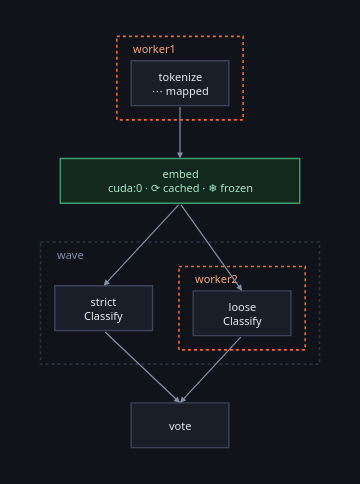

This figure's notebook cell:
### Markdown cell above
In a notebook the graph draws itself — the figure **is** the plan, because that
is where the decisions show. The fill says only *where* a node runs; cached,
frozen and mapped are badges in the label, since three facts do not fit in one
colour and inventing a precedence between them would hide two of the three.

### Code cell
spread

### Figure 1 — Plotly figure (JSON) as saved in the notebook; plotly's stock layout.template omitted (floating-point values rounded to 4 significant figures)
{"data": [{"hoverinfo": "text", "hovertext": ["<b>tokenize</b><br>class: Tokenize<br>device: cpu<br>host: worker1<br>mapped over its items", "<b>embed</b><br>class: Embed<br>device: cuda:0<br>cached<br>frozen", "<b>strict</b><br>class: Classify<br>device: cpu", "<b>loose</b><br>class: Classify<br>device: cpu<br>host: worker2", "<b>vote</b><br>class: Vote<br>device: cpu"], "marker": {"opacity": 0, "size": 1}, "mode": "markers", "showlegend": false, "type": "scatter", "x": [137.0, 137.0, 62.0, 198.0, 137.0], "y": [46.0, 142.0, 267.0, 272.0, 382.0]}], "layout": {"annotations": [{"align": "left", "font": {"color": "#f2a681", "family": "system-ui, sans-serif", "size": 11}, "showarrow": false, "text": "worker1", "x": 89.0, "xanchor": "left", "y": 12.0, "yanchor": "middle"}, {"align": "center", "font": {"color": "#e7e9ef", "family": "system-ui, sans-serif", "size": 11}, "showarrow": false, "text": "tokenize<br>⋯ mapped", "x": 137.0, "xanchor": "center", "y": 46.0, "yanchor": "middle"}, {"align": "center", "font": {"color": "#a9e7c5", "family": "system-ui, sans-serif", "size": 11}, "showarrow": false, "text": "embed<br>cuda:0 · ⟳ cached · ❄ frozen", "x": 137.0, "xanchor": "center", "y": 142.0, "yanchor": "middle"}, {"align": "left", "font": {"color": "#868ea3", "family": "system-ui, sans-serif", "size": 11}, "showarrow": false, "text": "wave", "x": 14.0, "xanchor": "left", "y": 214.0, "yanchor": "middle"}, {"align": "center", "font": {"color": "#e7e9ef", "family": "system-ui, sans-serif", "size": 11}, "showarrow": false, "text": "strict<br>Classify", "x": 62.0, "xanchor": "center", "y": 267.0, "yanchor": "middle"}, {"align": "left", "font": {"color": "#f2a681", "family": "system-ui, sans-serif", "size": 11}, "showarrow": false, "text": "worker2", "x": 150.0, "xanchor": "left", "y": 238.0, "yanchor": "middle"}, {"align": "center", "font": {"color": "#e7e9ef", "family": "system-ui, sans-serif", "size": 11}, "showarrow": false, "text": "loose<br>Classify", "x": 198.0, "xanchor": "center", "y": 272.0, "yanchor": "middle"}, {"align": "center", "font": {"color": "#e7e9ef", "family": "system-ui, sans-serif", "size": 11}, "showarrow": false, "text": "vote", "x": 137.0, "xanchor": "center", "y": 382.0, "yanchor": "middle"}, {"arrowcolor": "#868ea3", "arrowhead": 2, "arrowsize": 1, "arrowwidth": 1.2, "ax": 137.0, "axref": "x", "ay": 68.0, "ayref": "y", "showarrow": true, "text": "", "x": 137.0, "xref": "x", "y": 120.0, "yref": "y"}, {"arrowcolor": "#868ea3", "arrowhead": 2, "arrowsize": 1, "arrowwidth": 1.2, "ax": 137.0, "axref": "x", "ay": 164.0, "ayref": "y", "showarrow": true, "text": "", "x": 62.0, "xref": "x", "y": 245.0, "yref": "y"}, {"arrowcolor": "#868ea3", "arrowhead": 2, "arrowsize": 1, "arrowwidth": 1.2, "ax": 137.0, "axref": "x", "ay": 164.0, "ayref": "y", "showarrow": true, "text": "", "x": 198.0, "xref": "x", "y": 250.0, "yref": "y"}, {"arrowcolor": "#868ea3", "arrowhead": 2, "arrowsize": 1, "arrowwidth": 1.2, "ax": 62.0, "axref": "x", "ay": 289.0, "ayref": "y", "showarrow": true, "text": "", "x": 137.0, "xref": "x", "y": 360.0, "yref": "y"}, {"arrowcolor": "#868ea3", "arrowhead": 2, "arrowsize": 1, "arrowwidth": 1.2, "ax": 198.0, "axref": "x", "ay": 294.0, "ayref": "y", "showarrow": true, "text": "", "x": 137.0, "xref": "x", "y": 360.0, "yref": "y"}], "font": {"color": "#e7e9ef", "family": "system-ui, -apple-system, Segoe UI, Roboto, sans-serif", "size": 12}, "height": 484.0, "hoverlabel": {"align": "left", "bgcolor": "#1a1e28", "bordercolor": "#2c3242", "font": {"color": "#e7e9ef", "family": "system-ui, -apple-system, Segoe UI, Roboto, sans-serif"}}, "legend": {"bgcolor": "rgba(0,0,0,0)", "font": {"color": "#868ea3"}, "orientation": "h", "x": 1, "xanchor": "right", "y": 1.02, "yanchor": "bottom"}, "margin": {"b": 16, "l": 16, "r": 16, "t": 16}, "paper_bgcolor": "#101319", "plot_bgcolor": "#101319", "shapes": [{"fillcolor": "rgba(0,0,0,0)", "layer": "below", "line": {"color": "#eb6834", "dash": "dot", "width": 1.6}, "type": "rect", "x0": 75.0, "x1": 199.0, "y0": 0.0, "y1": 82.0}, {"fillcolor": "#1a1e28", "layer": "below", "line": {"color": "#3d4459", "width": 1.4}, "type": "rect", "x0": 89.0, "x1": 185.0, "y0": 24.0, "y1": 68.0}, {"fillcolor": "#12291f", "layer": "below", "line": {"color": "#3f9d6d", "width": 1.4}, "type": "rect", "x0": 19.4, "x1": 254.6, "y0": 120.0, "y1": 164.0}, {"fillcolor": "rgba(0,0,0,0)", "layer": "below", "line": {"color": "#2c3242", "dash": "dot", "width": 1.6}, "type": "rect", "x0": 0.0, "x1": 274.0, "y0": 202.0, "y1": 322.0}, {"fillcolor": "#1a1e28", "layer": "below", "line": {"color": "#3d4459", "width": 1.4}, "type": "rect", "x0": 14.0, "x1": 110.0, "y0": 245.0, "y1": 289.0}, {"fillcolor": "rgba(0,0,0,0)", "layer": "below", "line": {"color": "#eb6834", "dash": "dot", "width": 1.6}, "type": "rect", "x0": 136.0, "x1": 260.0, "y0": 226.0, "y1": 308.0}, {"fillcolor": "#1a1e28", "layer": "below", "line": {"color": "#3d4459", "width": 1.4}, "type": "rect", "x0": 150.0, "x1": 246.0, "y0": 250.0, "y1": 294.0}, {"fillcolor": "#1a1e28", "layer": "below", "line": {"color": "#3d4459", "width": 1.4}, "type": "rect", "x0": 89.0, "x1": 185.0, "y0": 360.0, "y1": 404.0}], "width": 360, "xaxis": {"range": [-20, 294.0], "visible": false}, "yaxis": {"range": [424.0, -20], "scaleanchor": "x", "visible": false}}}
